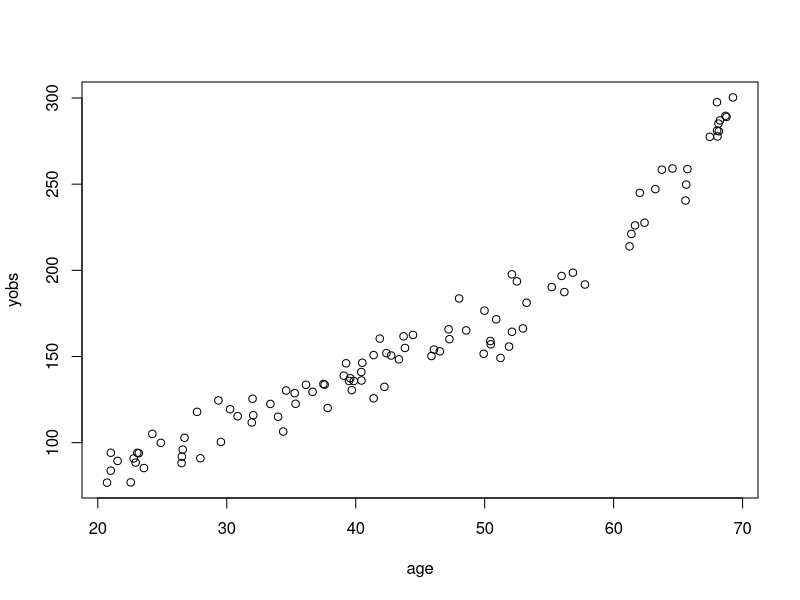
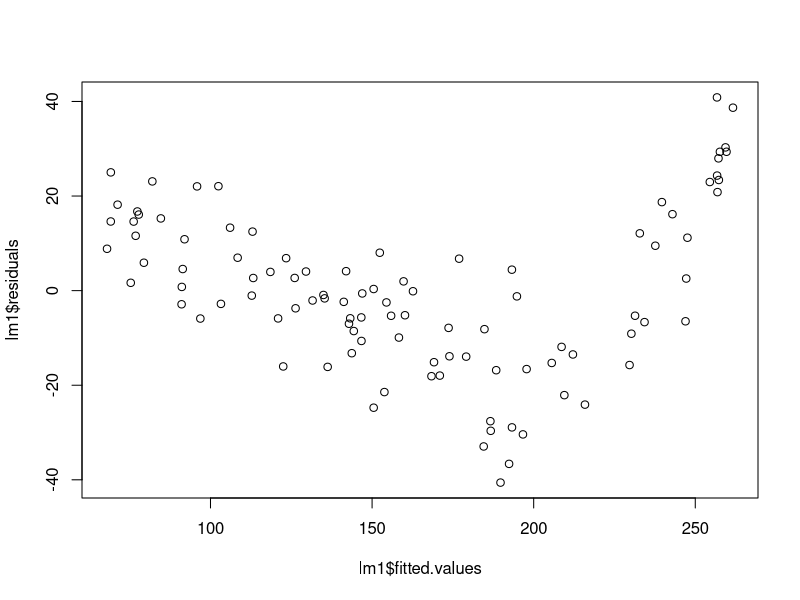
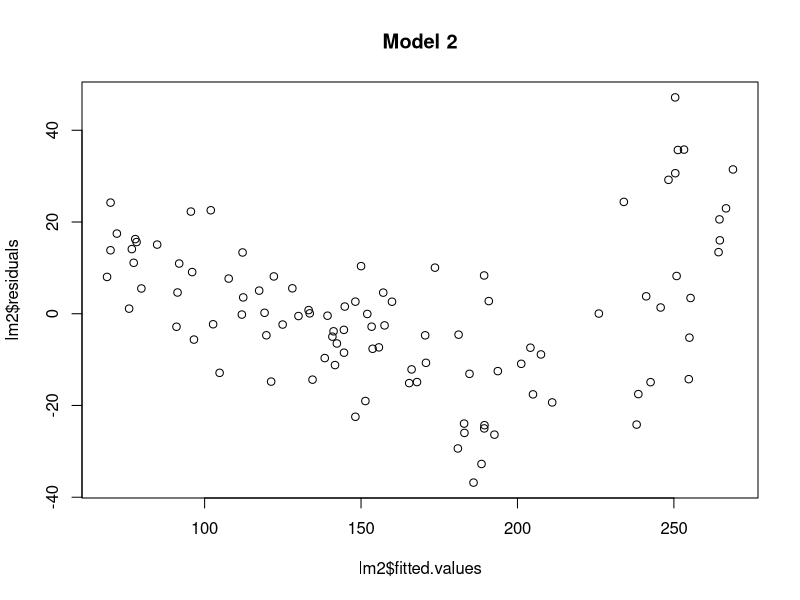
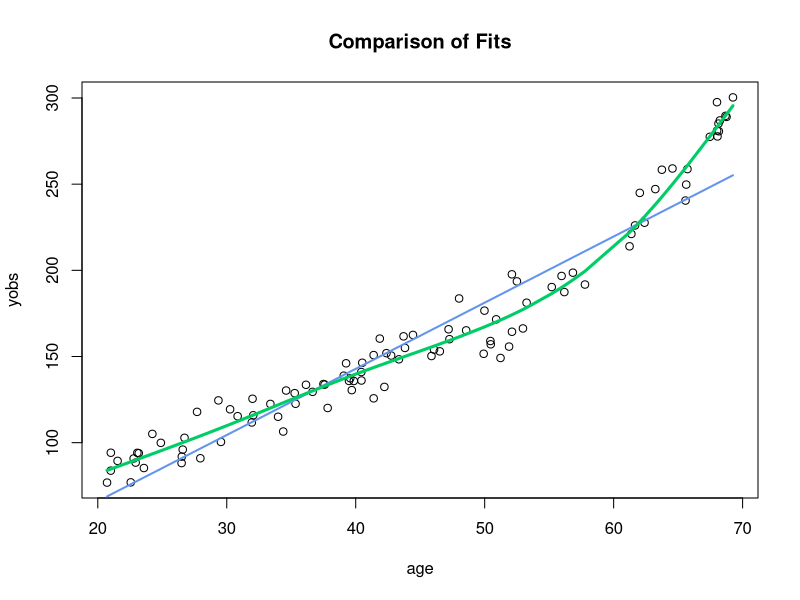
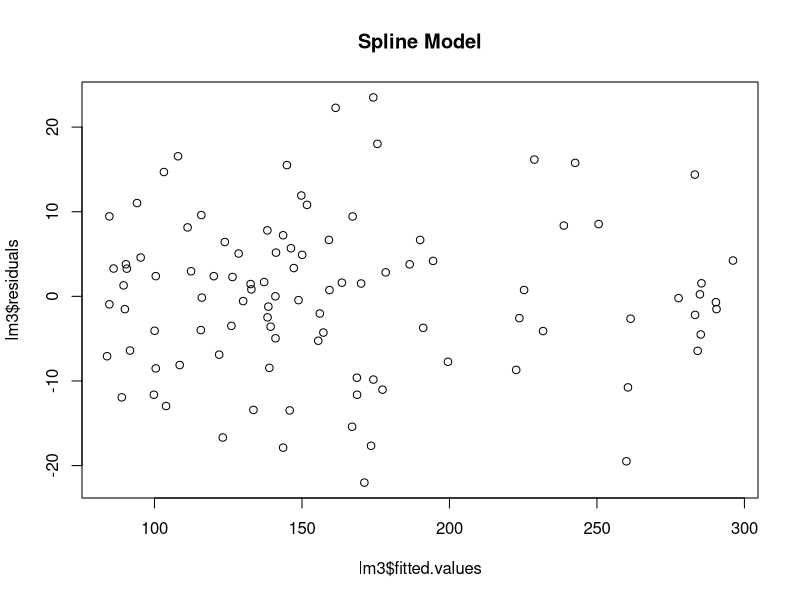

Source code (R) for these figures, in order:
## ---- chunk 1
knitr::opts_chunk$set(echo = TRUE)
library(splines)
## ---- chunk 2
y = function(x) {
  y= ifelse(x < 60, y=20+3*x, 200+10*(x-60))
  return(y)
}

##set a seed, so that the random number generation is the same for every iteration
set.seed(333)

age = runif(100, min=20, max=70)
#we need a big-ish sd to get variation around the line
#what happens if we increase the sd below?
yobs = y(age) + rnorm(100,sd=10)

plot(age,yobs)


lm1 = lm(yobs~age)
summary(lm1)
## ---- chunk 3
plot(lm1$fitted.values, lm1$residuals)
## ---- chunk 4
onmeds=rep(NA,length(age))
for(i in 1:length(age)) {
  if(age[i]<60) p=.1 else p=.7
  onmeds[i] = rbinom(1,1,prob=p)
}
##onmeds = ifelse(x<50, rbinom(1,1,prob=.1), rbinom(1,1,prob=.5))
table(onmeds)
table(onmeds, age<60)
## ---- chunk 5

lm2 = lm(yobs~age+onmeds)
summary(lm2)

## ---- chunk 6
plot(lm2$fitted.values, lm2$residuals, main="Model 2")
## ---- chunk 7

lm3 = lm(yobs~ ns(age,df=5) + onmeds)
summary(lm3)
## ---- chunk 8
##use LRT to compare models
anova(lm2, lm3, test ="LRT")
## ---- chunk 9

plot(age, yobs, main="Comparison of Fits")
coefs2 = lm2$coefficients
prlm2 = predict(lm2,newdata=data.frame(age=age, onmeds=0))
lines(age, prlm2, lwd=2, col="cornflowerblue")
prlm3 = predict(lm3,newdata=data.frame(age=sort(age), onmeds=0))
lines(sort(age), prlm3, lwd=3, col="springgreen3")
## ---- chunk 10
plot(lm3$fitted.values, lm3$residuals, main="Spline Model")
